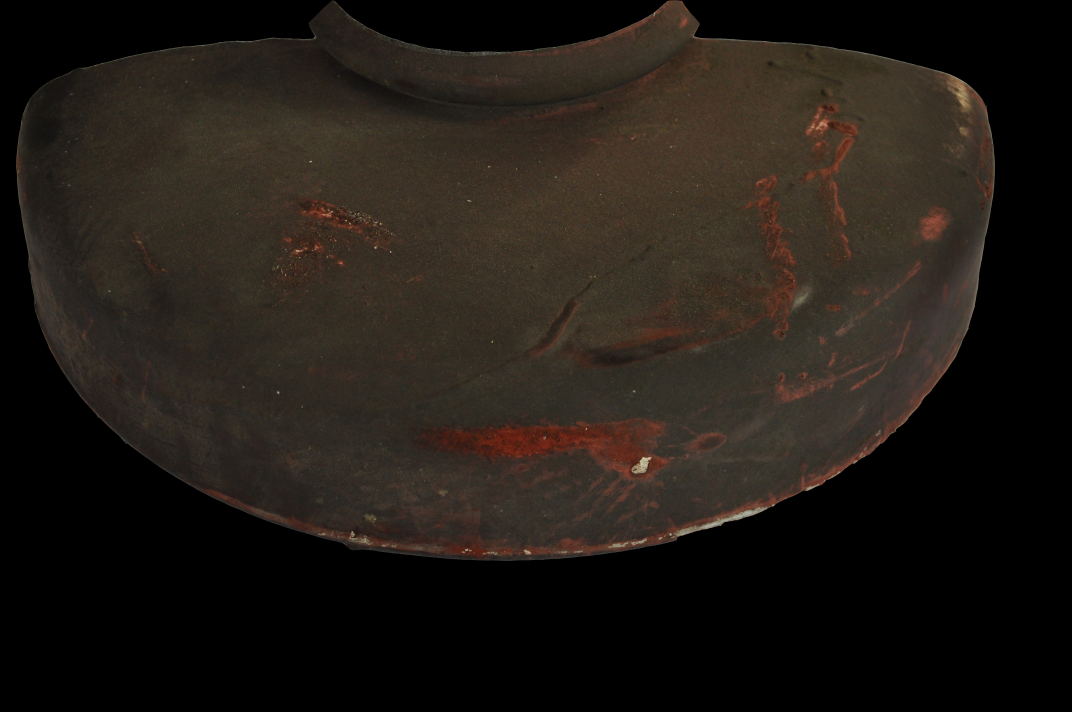
#> input picture data/1.jpg, 4288 x 2848 px (shown at 1/4 size)
$ python clusterColor.py   (Python 2 division)
#> lines starting #> are read from the running program, lines starting #| are printed output that depends on the picture; after the words box and inside, x2 and y2 are one past the last pixel; in counts of white or black regions, pixels touching at a corner belong together
#!/bin/python
# ref
# http://www.pyimagesearch.com/2014/05/26/opencv-python-k-means-color-clustering/
# kd-tree for nearest vectors searching
# http://stackoverflow.com/questions/32446703/find-closest-vector-from-a-list-of-vectors-python
from sklearn.cluster import KMeans
import cv2
import numpy as np
def centroid_histogram(clt):
	numLabels = np.arange(0, len(np.unique(clt.labels_)) +1)
	(hist, _) = np.histogram(clt.labels_, bins = numLabels)

	# normalize the histogram
	hist = hist.astype("float")
	hist /= hist.sum()
	return hist

def plot_colors(hist, centroids):
	bar = np.zeros((50,300,3), dtype = "uint8")
	startX = 0;

	for (percent, color) in zip(hist, centroids):
		endX = startX + (percent * 300)
		cv2.rectangle(bar, (int(startX),0), (int(endX), 50),\
		 color.astype("uint8").tolist(), -1)
		startX = endX
	return bar

def separate_colors(im, centroids):
 	# using spatial kd-tree for searching
	from scipy import spatial
	# black as 0th color
	centroids = np.append([[0,0,0]], centroids, axis=0)
	tree = spatial.KDTree(centroids)
	# test data: pixels
	pixels = im.reshape((im.shape[0] * im.shape[1], 3))
	# labels
 	labels = []
	for p in pixels:
		dist, idx = tree.query(p)
		labels.append(idx)
	labels = np.array(labels).reshape((im.shape[0], im.shape[1]))
	# np.unique(labels)
	# np.savetxt('labels',labels, fmt = '%5d')
	for l in range(0, len(centroids)):
		lim = np.not_equal(labels,l)
		lim = lim.astype("uint8")
		# lim = 255*lim.astype("uint8")
		masked = cv2.bitwise_and(im, im, mask=lim)
		cv2.imwrite(str(l)+".jpg",masked)

def cluster_colors(im):
	for i in xrange(6):
		im = cv2.pyrDown(im)
	# im = cv2.cvtColor(im, cv2.COLOR_BGR2RGB)
	# reshape im to a vector of pixels
	im_ = im.reshape((im.shape[0] * im.shape[1], 3))
	pixels = []
	for p in im_:
		if list(p)!=[0,0,0]:
			pixels.append(p)
	pixels = np.array(pixels)

	# cluster the pixel intensities, n_clusters
	clt = KMeans(n_clusters = 15)
	clt.fit(pixels)

	# build histogram
	hist = centroid_histogram(clt)
	bar = plot_colors(hist, clt.cluster_centers_)
	cv2.imwrite('bar.jpg', bar)
	cv2.imwrite('im.jpg', im)

	# separate image by labels
	separate_colors(im, clt.cluster_centers_)


if __name__=="__main__":
	im = cv2.imread('data/1.jpg')
#> im is the input picture: shape (2848, 4288, 3); mean B, G, R 21.2, 26.8, 32.7
	cluster_colors(im)
#> the loop in cluster_colors, `for i in xrange(6):` made 6 passes
#> pass 2, in cluster_colors, `im = cv2.pyrDown(im)`:
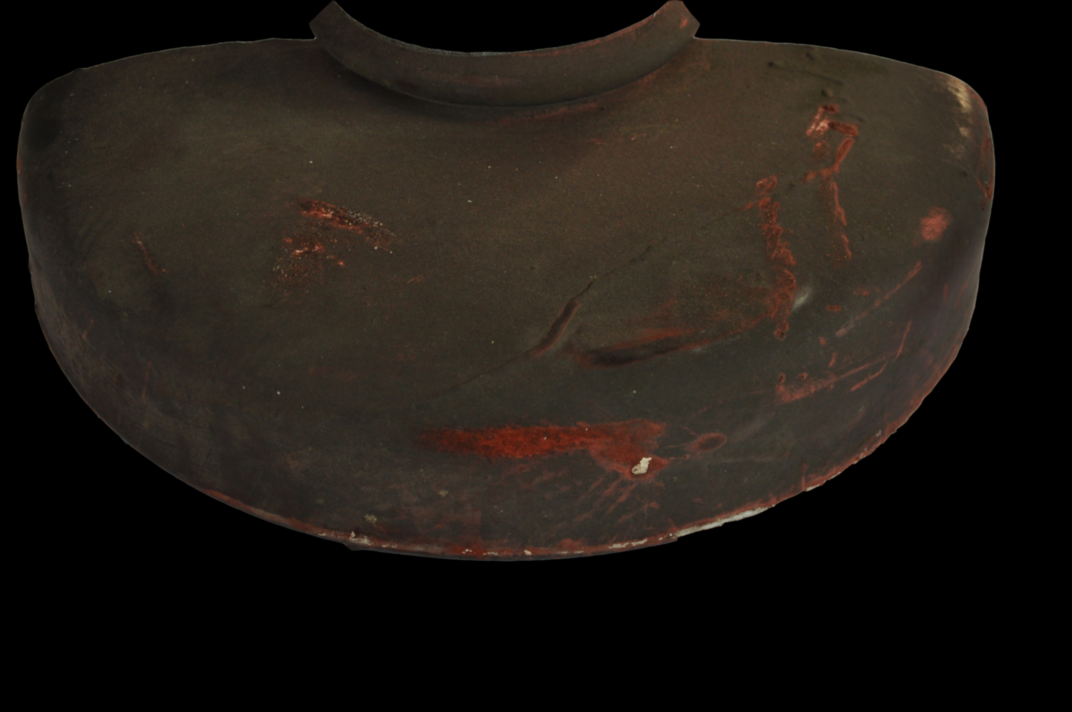
#> im: shape (712, 1072, 3); mean of channels 0, 1, 2 21.2, 26.8, 32.7; drawn as B, G, R
#> after the loop in cluster_colors, `for i in xrange(6):`:
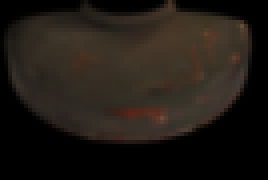
#> im: shape (45, 67, 3) (shown 4 times larger); mean of channels 0, 1, 2 21, 26.6, 32.3; drawn as B, G, R
#> the loop in cluster_colors, `for p in im_:` made 3015 passes
#> p on passes 1 to 3: [0, 0, 0], [0, 0, 0], [0, 0, 0]
#> after the loop in cluster_colors, `for p in im_:`: pixels = 1907 items, first 6: [1, 1, 1], [9, 10, 13], [15, 19, 22], [5, 6, 8], [0, 0, 1], [3, 4, 5]
#> in cluster_colors, `pixels = np.array(pixels)`: pixels = 1907 rows, first 8: [1, 1, 1], [9, 10, 13], [15, 19, 22], [5, 6, 8], [0, 0, 1], [3, 4, 5], [18, 23, 32], [36, 48, 67]
#> after the loop in plot_colors, `for (percent, color) in zip(hist, centroids):`:
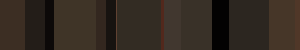
#> bar: shape (50, 300, 3); mean of channels 0, 1, 2 32.7, 41.3, 50.6; drawn as B, G, R
#> the loop in separate_colors, `for p in pixels:` made 3015 passes
#> (p, dist, idx) on passes 1 to 3: ([0, 0, 0], 0, 0), ([0, 0, 0], 0, 0), ([0, 0, 0], 0, 0)
#> after the loop in separate_colors, `for p in pixels:`: labels = 3015 values, max 15 at index 520, min 0 at index 0, mean 5
#> in separate_colors, `labels = np.array(labels).reshape((im.shape[0], im.shape[1]))`:
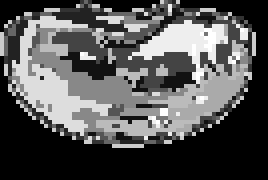
#> labels: shape (45, 67) int64 (shown 4 times larger); min 0, max 15, mean 5; drawn with min black and max white
#> the loop in separate_colors, `for l in range(0, len(centroids)):` made 16 passes
#> pass 1, in separate_colors, `lim = np.not_equal(labels,l)`:
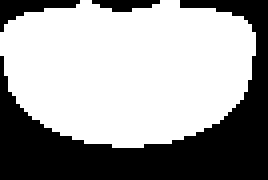
#> lim: shape (45, 67) bool (shown 4 times larger); 62.3% white; 3 black regions, box (x1, y1, x2, y2) and area: (0, 0, 67, 45) 1037, (0, 0, 20, 8) 64, (23, 0, 40, 3) 35
#> pass 2, in separate_colors, `lim = np.not_equal(labels,l)`:
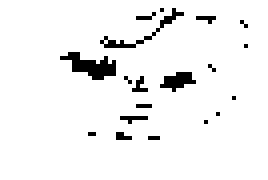
#> lim: shape (45, 67) bool (shown 4 times larger); 94.7% white; black in thin lines or dots, all inside (x1, y1, x2, y2) = (15, 2, 62, 35)
#> pass 2, in separate_colors, `masked = cv2.bitwise_and(im, im, mask=lim)`:
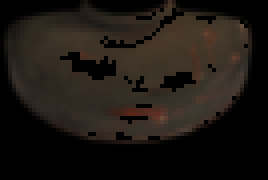
#> masked: shape (45, 67, 3) (shown 4 times larger); mean of channels 0, 1, 2 19.1, 24.1, 29.2; drawn as B, G, R

$ run again, with data/0.jpg copied over data/1.jpg
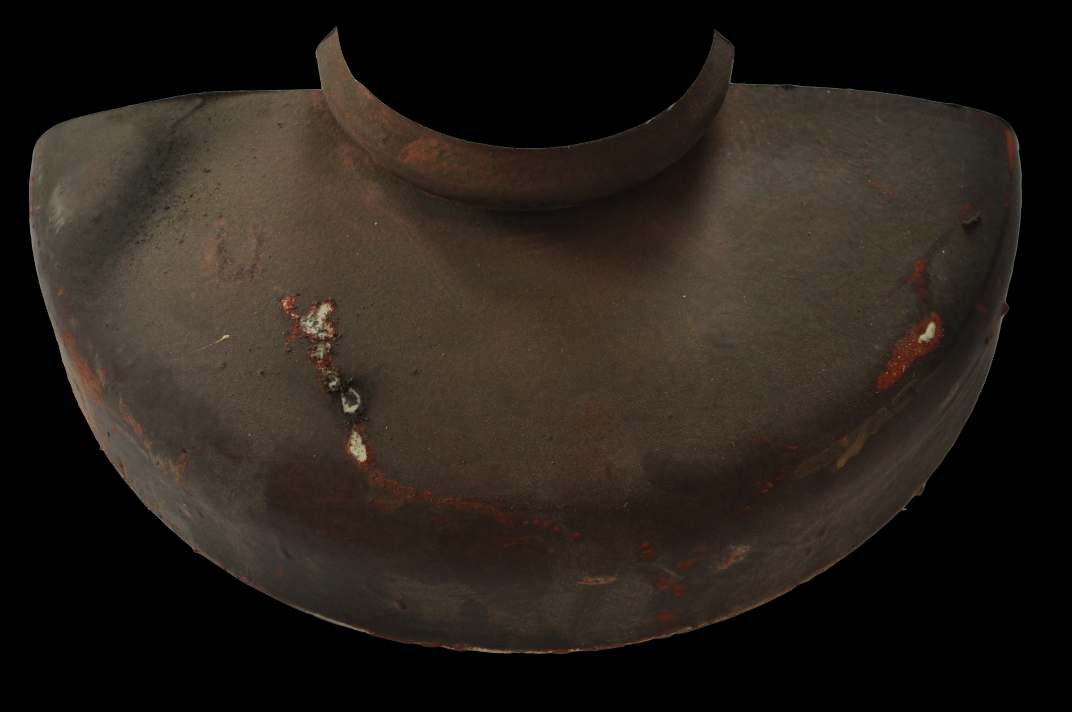
#> input picture data/0.jpg, 4288 x 2848 px (shown at 1/4 size)
#> im is the input picture: shape (2848, 4288, 3); mean B, G, R 25.7, 31.8, 38.3
#> after the loop in cluster_colors, `for p in im_:`: pixels = 2022 items, first 6: [1, 1, 1], [2, 3, 3], [0, 1, 1], [1, 1, 1], [1, 1, 1], [12, 16, 19]
#> in cluster_colors, `pixels = np.array(pixels)`: pixels = 2022 rows, first 8: [1, 1, 1], [2, 3, 3], [0, 1, 1], [1, 1, 1], [1, 1, 1], [12, 16, 19], [19, 25, 30], [3, 4, 5]
#> after the loop in plot_colors, `for (percent, color) in zip(hist, centroids):`:
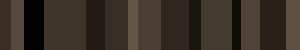
#> bar: shape (50, 300, 3); mean of channels 0, 1, 2 37.5, 46.5, 56; drawn as B, G, R
#> after the loop in separate_colors, `for p in pixels:`: labels = 3015 values, max 15 at index 356, min 0 at index 0, mean 5.28
#> the loop in separate_colors, `for l in range(0, len(centroids)):` made 16 passes
#> pass 2, in separate_colors, `masked = cv2.bitwise_and(im, im, mask=lim)`:
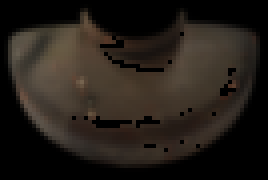
#> masked: shape (45, 67, 3) (shown 4 times larger); mean of channels 0, 1, 2 24.6, 30.4, 36.4; drawn as B, G, R

$ run again, with data/10.jpg copied over data/1.jpg
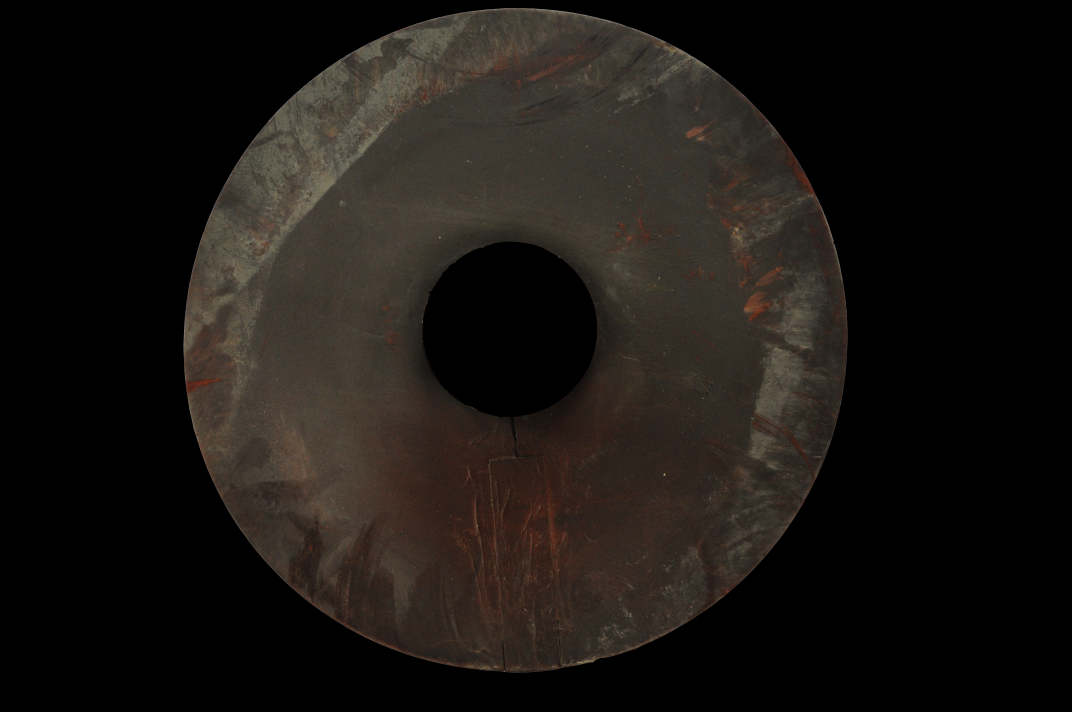
#> input picture data/10.jpg, 4288 x 2848 px (shown at 1/4 size)
#> im is the input picture: shape (2848, 4288, 3); mean B, G, R 18.7, 22.2, 26.1
#> the loop in cluster_colors, `for p in im_:` made 3015 passes
#> p on passes 1 to 3: [0, 0, 0], [0, 0, 0], [0, 0, 0]
#> after the loop in cluster_colors, `for p in im_:`: pixels = 1482 items, first 6: [1, 1, 1], [3, 3, 4], [8, 8, 9], [13, 15, 16], [18, 21, 23], [22, 25, 28]
#> in cluster_colors, `pixels = np.array(pixels)`: pixels = 1482 rows, first 8: [1, 1, 1], [3, 3, 4], [8, 8, 9], [13, 15, 16], [18, 21, 23], [22, 25, 28], [25, 29, 32], [25, 29, 32]
#> after the loop in plot_colors, `for (percent, color) in zip(hist, centroids):`:
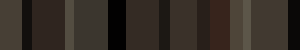
#> bar: shape (50, 300, 3); mean of channels 0, 1, 2 36.9, 44.1, 51.9; drawn as B, G, R
#> the loop in separate_colors, `for p in pixels:` made 3015 passes
#> (p, dist, idx) on passes 1 to 3: ([0, 0, 0], 0, 0), ([0, 0, 0], 0, 0), ([0, 0, 0], 0, 0)
#> after the loop in separate_colors, `for p in pixels:`: labels = 3015 values, max 15 at index 28, min 0 at index 0, mean 3.78
#> the loop in separate_colors, `for l in range(0, len(centroids)):` made 16 passes
#> pass 2, in separate_colors, `masked = cv2.bitwise_and(im, im, mask=lim)`:
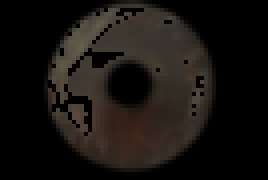
#> masked: shape (45, 67, 3) (shown 4 times larger); mean of channels 0, 1, 2 16.5, 19.6, 23.2; drawn as B, G, R

$ run again, with data/11.jpg copied over data/1.jpg
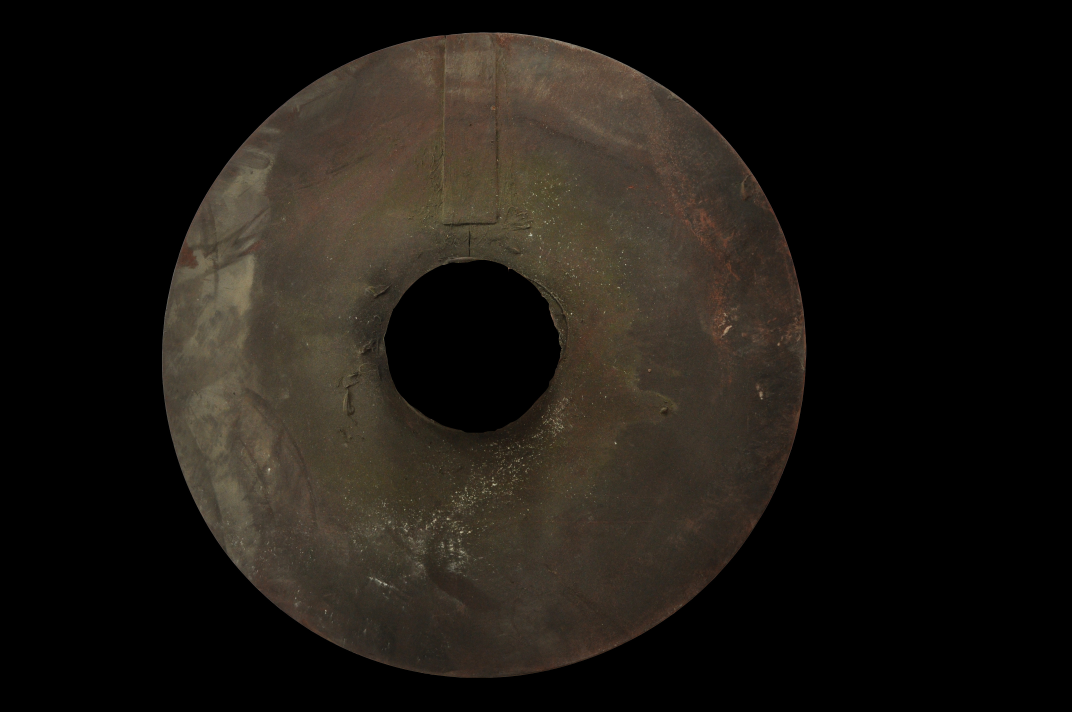
#> input picture data/11.jpg, 4288 x 2848 px (shown at 1/4 size)
#> im is the input picture: shape (2848, 4288, 3); mean B, G, R 19.3, 24.7, 28.9
#> after the loop in cluster_colors, `for p in im_:`: pixels = 1406 items, first 6: [1, 1, 1], [1, 1, 2], [2, 2, 3], [3, 3, 4], [2, 3, 4], [2, 3, 3]
#> in cluster_colors, `pixels = np.array(pixels)`: pixels = 1406 rows, first 8: [1, 1, 1], [1, 1, 2], [2, 2, 3], [3, 3, 4], [2, 3, 4], [2, 3, 3], [2, 2, 2], [1, 1, 1]
#> after the loop in separate_colors, `for p in pixels:`: labels = 3015 values, max 15 at index 227, min 0 at index 0, mean 3.54
#> the loop in separate_colors, `for l in range(0, len(centroids)):` made 16 passes
#> pass 2, in separate_colors, `masked = cv2.bitwise_and(im, im, mask=lim)`:
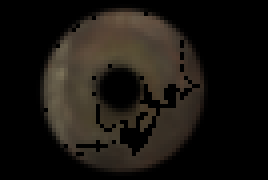
#> masked: shape (45, 67, 3) (shown 4 times larger); mean of channels 0, 1, 2 17.3, 22.1, 25.8; drawn as B, G, R
